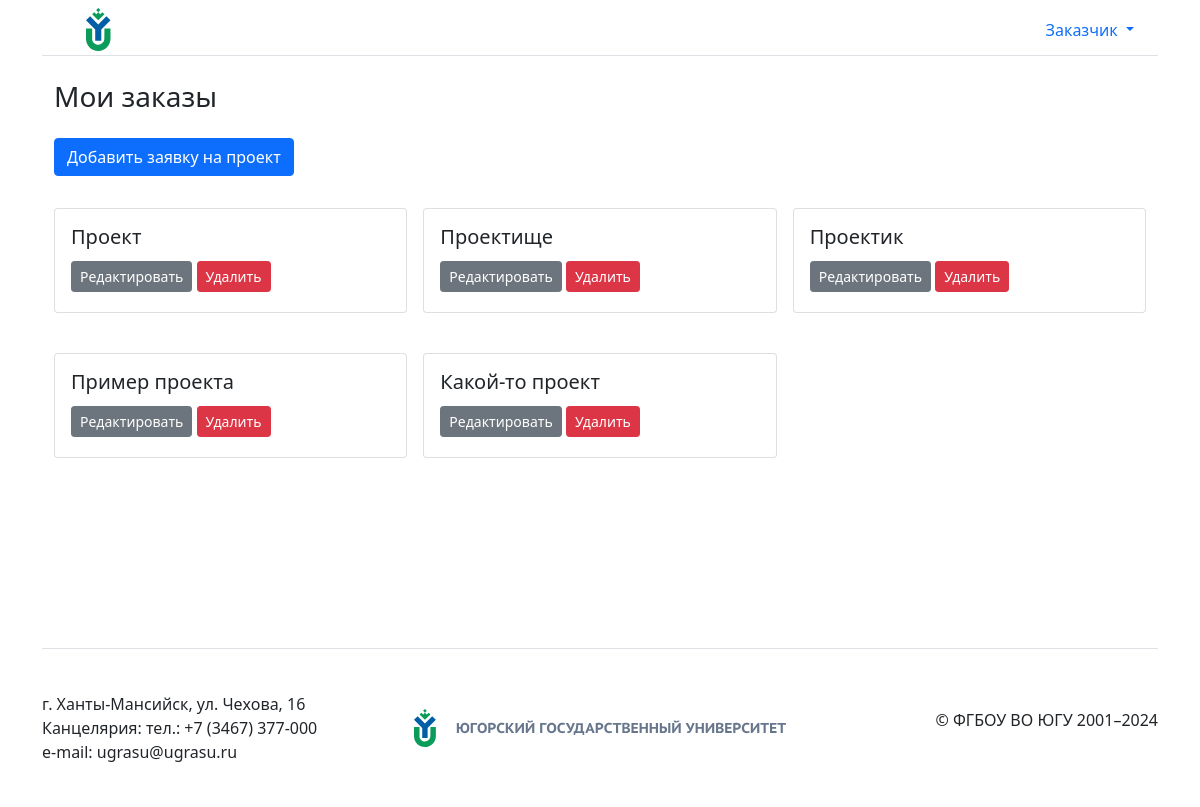
Screenshot of /order/my (signed in) with the database file from the repository.
### showcase_projects/models.py (models this page shows, shortened)
class ModelWithStatus(models.Model):
    class Meta:
        abstract = True
    STATUS_CHOICES = [
        ('accepted', 'Принят'),
        ('processing', 'В обработке'),
        ('rejected', 'Отклонен'),
    ]
    status = models.CharField(max_length=20, choices=STATUS_CHOICES, default='processing')

class Order(ModelWithStatus):
    title = models.CharField(max_length=100)
    customer = models.ForeignKey(Customer, on_delete=models.CASCADE, related_name='customer')
    directionIdentity = models.ManyToManyField(DirectionIdentity)
    spheres = models.ManyToManyField(Spheres)
    types = models.ManyToManyField(Types)

### showcase_projects/viewsCustomer.py (the view, shortened to what this page needs)
# urls.py: path('order/my', CustomerOrder.as_view(), name='order-my'),
class CustomerOrder(ListView, UserPassesTestMixin):
    model = Order
    template_name = 'showcase_projects/customer_order.html'
    context_object_name = 'orders'
    def get_context_data(self, **kwargs):
        context = super().get_context_data(**kwargs)
        context['showButtonCreateProject'] = canDo(self.request.user, 'add_order')
        return context
    def get_queryset(self):
        user = get_object_or_404(Customer, user__username=self.request.user.username)
        return Order.objects.filter(customer=user)

### showcase_projects/permission.py (called while the page is built)
def permissionIsActiv(name_permission, groups):
    try:
        permission = Permission.objects.get(codename=name_permission)
        print(permission)
        if not TimePermission.objects.filter(permission=permission).exists():
            return True
        if TimePermission.objects.filter(permission=permission, group__in=groups, time_start__lte=timezone.now(), time_finish__gte=timezone.now()).exists():
            return True
        return False
    except:
        pass
    return False

def canDo(user, name_permission):
    if user.groups.filter(name='administrator').exists():
        return True
    return user.has_perm(APP_NAME + '.' + name_permission) and permissionIsActiv(name_permission, user.groups.all())

### showcase_projects/templates/showcase_projects/customer_order.html (shortened to what this page needs)
{% extends "showcase_projects/base.html" %}
{% block content %}
<div class="container-fluid">
    <div class="row">
        <div class="order-md-2">
            <h3>Мои заказы</h3>
            {% if showButtonCreateProject %}
                <a href="{% url 'order-create' %}" class="btn btn-primary mt-3">Добавить заявку на проект</a>
            {% endif %}
            <div class="row row-cols-1 row-cols-md-2 g-3 mt-3">
                {% if orders %}
                    {% for order in orders %}
                        {% include "showcase_projects/order_card.html" %}
                    {% endfor %}
                {% else %}
                <p>Заказов нет</p>
                {% endif %}
            </div>
        </div>
    </div>
</div>
{% endblock content %}

### showcase_projects/templates/showcase_projects/base.html (shortened to what this page needs)
{% load static %}
<!DOCTYPE html>
<html lang="en">
<head>
    <link href="https://cdn.jsdelivr.net/npm/bootstrap@5.0.2/dist/css/bootstrap.min.css" rel="stylesheet"
>
</head>
<body>
    <div class="wrapper">
        <div class="container">
            <header class="border-bottom lh-1 p-1">
                <div class="row flex-nowrap justify-content-between align-items-center">
                    <div class="col-4 pt-1 d-flex">
                        <a href="{% url 'home' %}" class="d-inline-flex link-body-emphasis text-decoration-none">
                            <svg class="bi" width="40" height="32" role="img" aria-label="Bootstrap">
                                <img class="img-fluid" src="{% static "showcase_projects/img/logo-separator.svg" %}" id="logo">
                            </svg>
                        </a>
                    </div>
                    <div class="col-4 pt-1 d-flex justify-content-end align-items-center">
                        <div class="p-1">
                            {% if user.is_authenticated %}
                            <div class="dropdown">
                                <div class="dropdown-toggle nav-item nav-link text-body-emphasis" id="dropdownMenuUser"
                                    data-bs-toggle="dropdown" aria-expanded="false" style="cursor: pointer;">
                                    {{ user.username }}
                                </div>
                                </div>
                            {% else %}
                                <a class="btn btn-outline-primary me-2" href="{% url 'login' %}">Вход</a>
                            {% endif %}
                        </div>
                    </div>
                </div>
            </header>
        </div>
        <div class="container mt-4 content">
            <main role="main" class="main-content">
                {% block content %}{% endblock %}
            </main>
        </div>
        <div class="container">
            <footer class="d-flex flex-wrap justify-content-between align-items-center py-1 border-top">
                <div class="col-md-4 mb-md-0 text-body-secondary">
                    г. Ханты-Мансийск, ул. Чехова, 16<br>
                    Канцелярия: тел.:
                    +7 (3467) 377-000<br>
                    e-mail:
                    ugrasu@ugrasu.ru<br>
                </div>
                <a href="{% url 'home' %}" class="col-md-4 d-flex align-items-center justify-content-center mb-3 mb-md-0 me-md-auto link-body-emphasis text-decoration-none">
                    <svg class="bi">
                        <img class="img-fluid" src="{% static "showcase_projects/img/logo.svg" %}" id="logo">
                    </svg>
                </a>
                <div class="mb-md-0 nav col-md-4 justify-content-end">
                    <p>© ФГБОУ ВО ЮГУ 2001–2024</p>
                </div>
            </footer>
        </div>
    </div>
</body>
</html>

### showcase_projects/templates/showcase_projects/order_card.html (shortened to what this page needs)
<div class="col-md-4 mb-4">
    <div class="card">
        <div class="card-body">
            <h5 class="card-title">{{ order.title }}</h5>
            {% if order.customer == user.customer %}
                <a class="btn btn-secondary btn-sm mt-1 mb-1" href="{% url 'order-update' order.id %}">Редактировать</a>
                <a class="btn btn-danger btn-sm mt-1 mb-1" href="{% url 'order-delete' order.id %}">Удалить</a>
            {% endif %}
        </div>
    </div>
</div>

### showcase_projects/templates/showcase_projects/base.html (style rules this page uses)
.main-content { min-height: calc(71vh); }

### rows the page displays
Order: title "Проект", shows "Редактировать"
Order: title "Проектище", shows "Редактировать"
Order: title "Проектик", shows "Редактировать"
Order: title "Пример проекта", shows "Редактировать"
Order: title "Какой-то проект", shows "Редактировать"

### other values shown
{{ user.username }} "Заказчик"
